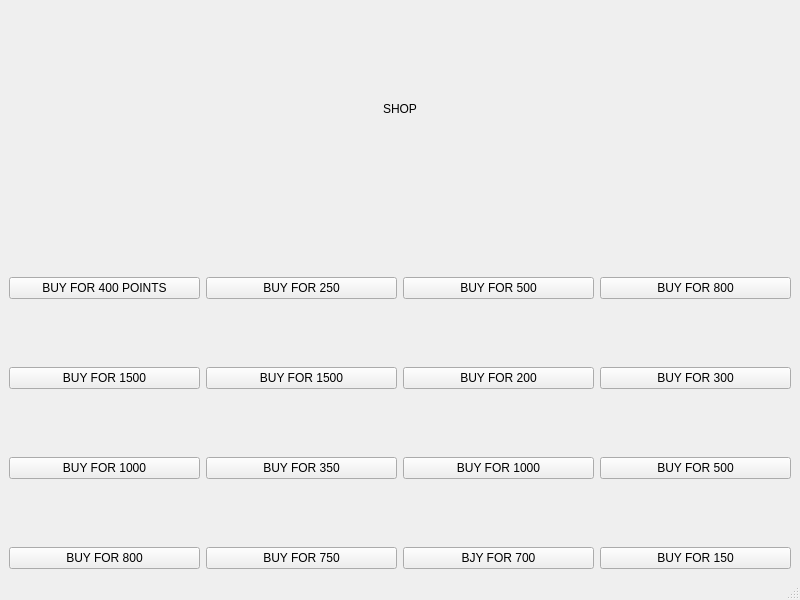
<?xml version="1.0" encoding="UTF-8"?>
<ui version="4.0">
 <class>Shop</class>
 <widget class="QMainWindow" name="Shop">
  <property name="geometry">
   <rect>
    <x>0</x>
    <y>0</y>
    <width>800</width>
    <height>600</height>
   </rect>
  </property>
  <property name="windowTitle">
   <string>Shop</string>
  </property>
  <widget class="QWidget" name="centralwidget">
   <layout class="QGridLayout" name="gridLayout_2">
    <item row="1" column="0">
     <layout class="QGridLayout" name="gridLayout">
      <item row="4" column="0">
       <widget class="QLabel" name="label_9">
        <property name="styleSheet">
         <string notr="true">image: url(:/images/resources/shop9.PNG);</string>
        </property>
        <property name="text">
         <string/>
        </property>
       </widget>
      </item>
      <item row="4" column="3">
       <widget class="QLabel" name="label_15">
        <property name="styleSheet">
         <string notr="true">image: url(:/images/resources/shop12.PNG);</string>
        </property>
        <property name="text">
         <string/>
        </property>
       </widget>
      </item>
      <item row="2" column="0">
       <widget class="QLabel" name="label">
        <property name="styleSheet">
         <string notr="true">image: url(:/images/resources/shop5.PNG);</string>
        </property>
        <property name="text">
         <string/>
        </property>
       </widget>
      </item>
      <item row="0" column="1">
       <widget class="QLabel" name="label_3">
        <property name="styleSheet">
         <string notr="true">
image: url(:/images/resources/shop2.PNG);</string>
        </property>
        <property name="text">
         <string/>
        </property>
       </widget>
      </item>
      <item row="2" column="2">
       <widget class="QLabel" name="label_6">
        <property name="styleSheet">
         <string notr="true">image: url(:/images/resources/shop7.PNG);</string>
        </property>
        <property name="text">
         <string/>
        </property>
       </widget>
      </item>
      <item row="1" column="0">
       <widget class="QPushButton" name="pushButton">
        <property name="text">
         <string>BUY FOR 400 POINTS</string>
        </property>
       </widget>
      </item>
      <item row="0" column="3">
       <widget class="QLabel" name="label_7">
        <property name="styleSheet">
         <string notr="true">image: url(:/images/resources/cool goblin drawing.png);</string>
        </property>
        <property name="text">
         <string/>
        </property>
       </widget>
      </item>
      <item row="1" column="3">
       <widget class="QPushButton" name="pushButton_4">
        <property name="text">
         <string>BUY FOR 800</string>
        </property>
       </widget>
      </item>
      <item row="5" column="1">
       <widget class="QPushButton" name="pushButton_10">
        <property name="text">
         <string>BUY FOR 350</string>
        </property>
       </widget>
      </item>
      <item row="0" column="2">
       <widget class="QLabel" name="label_5">
        <property name="styleSheet">
         <string notr="true">image: url(:/images/resources/Image from iOS.png);</string>
        </property>
        <property name="text">
         <string/>
        </property>
       </widget>
      </item>
      <item row="1" column="2">
       <widget class="QPushButton" name="pushButton_3">
        <property name="text">
         <string>BUY FOR 500</string>
        </property>
       </widget>
      </item>
      <item row="0" column="0">
       <widget class="QLabel" name="label_2">
        <property name="styleSheet">
         <string notr="true">
image: url(:/images/resources/shop1.PNG);</string>
        </property>
        <property name="text">
         <string/>
        </property>
       </widget>
      </item>
      <item row="1" column="1">
       <widget class="QPushButton" name="pushButton_2">
        <property name="text">
         <string>BUY FOR 250</string>
        </property>
       </widget>
      </item>
      <item row="3" column="0">
       <widget class="QPushButton" name="pushButton_5">
        <property name="text">
         <string>BUY FOR 1500</string>
        </property>
       </widget>
      </item>
      <item row="2" column="1">
       <widget class="QLabel" name="label_4">
        <property name="styleSheet">
         <string notr="true">image: url(:/images/resources/shop6.PNG);</string>
        </property>
        <property name="text">
         <string/>
        </property>
       </widget>
      </item>
      <item row="6" column="1">
       <widget class="QLabel" name="label_12">
        <property name="styleSheet">
         <string notr="true">image: url(:/images/resources/shop14.PNG);</string>
        </property>
        <property name="text">
         <string/>
        </property>
       </widget>
      </item>
      <item row="6" column="3">
       <widget class="QLabel" name="label_16">
        <property name="styleSheet">
         <string notr="true">image: url(:/images/resources/shop16.PNG);</string>
        </property>
        <property name="text">
         <string/>
        </property>
       </widget>
      </item>
      <item row="5" column="3">
       <widget class="QPushButton" name="pushButton_12">
        <property name="text">
         <string>BUY FOR 500</string>
        </property>
       </widget>
      </item>
      <item row="3" column="1">
       <widget class="QPushButton" name="pushButton_6">
        <property name="text">
         <string>BUY FOR 1500</string>
        </property>
       </widget>
      </item>
      <item row="3" column="3">
       <widget class="QPushButton" name="pushButton_8">
        <property name="text">
         <string>BUY FOR 300</string>
        </property>
       </widget>
      </item>
      <item row="6" column="0">
       <widget class="QLabel" name="label_11">
        <property name="styleSheet">
         <string notr="true">image: url(:/images/resources/shop13.PNG);</string>
        </property>
        <property name="text">
         <string/>
        </property>
       </widget>
      </item>
      <item row="5" column="2">
       <widget class="QPushButton" name="pushButton_11">
        <property name="text">
         <string>BUY FOR 1000</string>
        </property>
       </widget>
      </item>
      <item row="4" column="1">
       <widget class="QLabel" name="label_10">
        <property name="styleSheet">
         <string notr="true">image: url(:/images/resources/shop10.PNG);</string>
        </property>
        <property name="text">
         <string/>
        </property>
       </widget>
      </item>
      <item row="3" column="2">
       <widget class="QPushButton" name="pushButton_7">
        <property name="text">
         <string>BUY FOR 200</string>
        </property>
       </widget>
      </item>
      <item row="4" column="2">
       <widget class="QLabel" name="label_13">
        <property name="styleSheet">
         <string notr="true">image: url(:/images/resources/shop11.PNG);</string>
        </property>
        <property name="text">
         <string/>
        </property>
       </widget>
      </item>
      <item row="2" column="3">
       <widget class="QLabel" name="label_8">
        <property name="styleSheet">
         <string notr="true">image: url(:/images/resources/shop8.PNG);</string>
        </property>
        <property name="text">
         <string/>
        </property>
       </widget>
      </item>
      <item row="5" column="0">
       <widget class="QPushButton" name="pushButton_9">
        <property name="text">
         <string>BUY FOR 1000</string>
        </property>
       </widget>
      </item>
      <item row="6" column="2">
       <widget class="QLabel" name="label_14">
        <property name="styleSheet">
         <string notr="true">image: url(:/images/resources/shop15.PNG);</string>
        </property>
        <property name="text">
         <string/>
        </property>
       </widget>
      </item>
      <item row="7" column="0">
       <widget class="QPushButton" name="pushButton_13">
        <property name="text">
         <string>BUY FOR 800</string>
        </property>
       </widget>
      </item>
      <item row="7" column="1">
       <widget class="QPushButton" name="pushButton_14">
        <property name="text">
         <string>BUY FOR 750</string>
        </property>
       </widget>
      </item>
      <item row="7" column="2">
       <widget class="QPushButton" name="pushButton_15">
        <property name="text">
         <string>BJY FOR 700</string>
        </property>
       </widget>
      </item>
      <item row="7" column="3">
       <widget class="QPushButton" name="pushButton_16">
        <property name="text">
         <string>BUY FOR 150</string>
        </property>
       </widget>
      </item>
     </layout>
    </item>
    <item row="0" column="0">
     <widget class="QLabel" name="label_17">
      <property name="maximumSize">
       <size>
        <width>16777215</width>
        <height>200</height>
       </size>
      </property>
      <property name="contextMenuPolicy">
       <enum>Qt::PreventContextMenu</enum>
      </property>
      <property name="styleSheet">
       <string notr="true">font: 700 28pt &quot;Arial&quot;;</string>
      </property>
      <property name="text">
       <string>SHOP</string>
      </property>
      <property name="alignment">
       <set>Qt::AlignCenter</set>
      </property>
     </widget>
    </item>
   </layout>
  </widget>
  <widget class="QMenuBar" name="menubar">
   <property name="geometry">
    <rect>
     <x>0</x>
     <y>0</y>
     <width>800</width>
     <height>17</height>
    </rect>
   </property>
  </widget>
  <widget class="QStatusBar" name="statusbar"/>
 </widget>
 <resources/>
 <connections/>
</ui>
